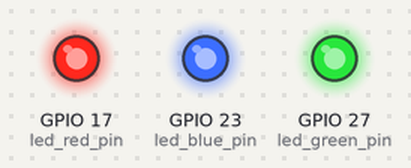
This program was run on a simulated Raspberry Pi (BCM pin numbers). Parts: output pins drawn as LEDs (lit = HIGH). Threads take turns every 2 ms.

Above: at 0.2 s.
At 0.7 s:
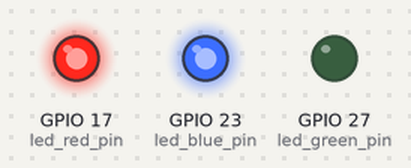
At 2.2 s:
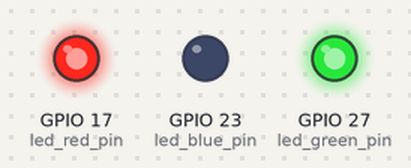
At 2.7 s:
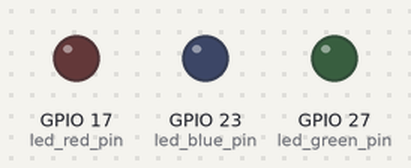
At 4.2 s:
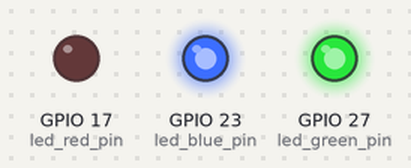
At 5.7 s:
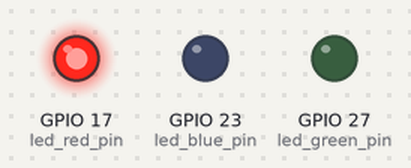
Timing chart, 0 to 6.5 s (numbered marks = the images above):
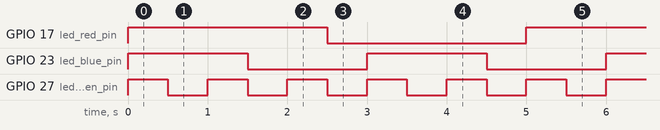

Measured:
- by itself, GPIO 17 (led_red_pin): alternates HIGH for 2.5 s and LOW for 2.5 s
- by itself, GPIO 23 (led_blue_pin): alternates HIGH for 1.5 s and LOW for 1.5 s
- by itself, GPIO 27 (led_green_pin): alternates HIGH for 0.50 s and LOW for 0.50 s

The program:

test8.py
```python
# 문제 풀이9
# 쓰레드

# 라즈베리파이 GPIO17 LED연결
# 라즈베리파이 GPIO27 LED연결
# 라즈베리파이 GPIO23 LED연결

# 1. 첫번째 LED는 0.5초 주기로 깜박
# 2. 두번째 LED는 1.5초 주기로 깜박
# 3. 세번째 LED는 2.5초 주기로 깜박

# 쓰레드 두개 이상 생성해서 로직 만들기
import RPi.GPIO as GPIO
import threading
import time

led_red_pin = 17
led_green_pin = 27
led_blue_pin = 23

GPIO.setmode(GPIO.BCM)

GPIO.setup(led_red_pin, GPIO.OUT)
GPIO.setup(led_green_pin, GPIO.OUT)
GPIO.setup(led_blue_pin, GPIO.OUT)

GPIO.output(led_red_pin, False)
GPIO.output(led_green_pin, False)
GPIO.output(led_blue_pin, False)

flag_exit = False
def t1_main():
	while True:
		GPIO.output(led_green_pin, True)
		time.sleep(0.5)
		GPIO.output(led_green_pin, False)
		time.sleep(0.5)
		if flag_exit: break

def t2_main():
	while True:
		GPIO.output(led_blue_pin, True)
		time.sleep(1.5)
		GPIO.output(led_blue_pin, False)
		time.sleep(1.5)
		if flag_exit: break

t1 = threading.Thread(target=t1_main)
t1.start()
t2 = threading.Thread(target=t2_main)
t2.start()

try:
	while True:
		GPIO.output(led_red_pin, True)
		time.sleep(2.5)
		GPIO.output(led_red_pin, False)
		time.sleep(2.5)

except KeyboardInterrupt:
	pass

flag_exit = True
t1.join()
t2.join()
GPIO.cleanup()
```
